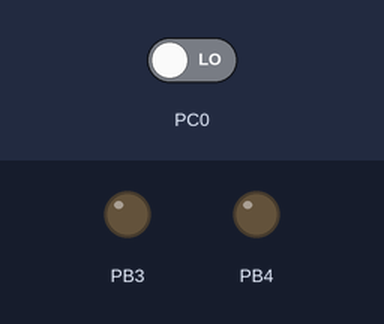
A program run on a simulated ATmega644P, built with avr-gcc and emulated at 14.7456 MHz. Parts: output pins drawn as LEDs (lit = HIGH). The inputs (shaded band) are chosen by the test bench; at power-on: PC0 LOW.

Above: at 1.2 s.
1.3 s: PC0 driven HIGH
At 2.6 s:
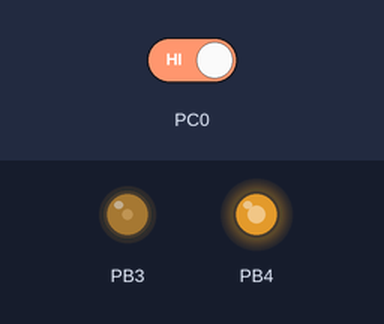
Timing chart, 0 to 4.3 s (numbered marks = the images above; inputs shaded):
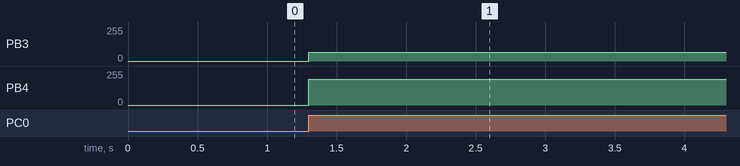

Measured:
- after the input at 1.3 s, PB3: 0/255 → 64/255 at once; PB4: 0/255 → 192/255 at once

The program:

main.c
```c
/*
 * Lab 1 Design 2.c
 *
 * Created: 5/11/2018 1:59:43 PM
 * Author : Group 27
 */

#include <avr/io.h>
#include <avr/interrupt.h>

ISR(PCINT2_vect)
{
	if(PINC & 0x01)
	{
	/*	Configure Fast PWM Mode if PC0 high */
		TCCR0A |= (1<<WGM00) | (1<<WGM01) | (1<<COM0B1) | (1<<COM0A1) ;
		TCCR0B |= (1<<CS01) ;
	/*	Set one wave to have 25% duty cycle and one to have 75% duty cycle */
		OCR0A = 64;
		OCR0B = 192;
	}
	else {
	/* 	Turn off PWM if PC0 low */
		TCCR0A &= (0<<WGM00) | (0<<WGM01) | (0<<COM0B1) | (0<<COM0A1) ;
		TCCR0B &= (0<<CS01) ;
	}
}

int main(void)
{
/*	Set Data Direction Bits for Output */
	DDRB |= (1<<PB3) | (1<<PB4) ;
	DDRC &= (0<<PC0);
/*	Enable Pin change interrupts on PC0 */
	PCICR |= (1<<PCIE2);
	PCMSK2 |= (1<<PCINT16);
	sei();

	while(1)
	{
	/* Loop until interrupt */
	}
}
```

uart.c
```c
#include "uart.h"
#include <util/delay.h>
#include <avr/io.h>
#include <stdio.h>

#define BAUDRATE	(uint16_t)((F_CPU/16UL/BAUD)-1)	// Baud eqn from datasheet

// Allows std streams for I/O
FILE mystdout = FDEV_SETUP_STREAM(uart_putchar,NULL,_FDEV_SETUP_WRITE);
FILE mystdin = FDEV_SETUP_STREAM(NULL,uart_getchar,_FDEV_SETUP_READ);

int uart_putchar(char c, FILE *stream)
{
	loop_until_bit_is_set(UCSR0A,UDRE0);
	UDR0 = c;
	return 0;
}

int uart_getchar(FILE *stream)
{
	loop_until_bit_is_set(UCSR0A,RXC0);
	return UDR0;
}

void init_uart()
{
	UBRR0H = (unsigned char)(BAUDRATE>>8);	// Set baud
	UBRR0L = (unsigned char)(BAUDRATE);

	UCSR0B |= (1<<RXEN0)|(1<<TXEN0);
	UCSR0C |= (1<<UCSZ01) | (1<<UCSZ00);	// 8 bit data frame

	stdout = &mystdout;
	stdin = &mystdin;

	printf("Atmega644p UART Connection Established...\n\n");
	_delay_ms(1000);
}
```

uart.h
```c
// UART.h
#ifndef UART_H
#define UART_H

#include <stdio.h>

#define F_CPU		14745600UL
#define BAUD		115200UL					// desired baud

int uart_putchar(char c,FILE *stream);
int uart_getchar(FILE *stream);
void init_uart(void);

#endif
```
